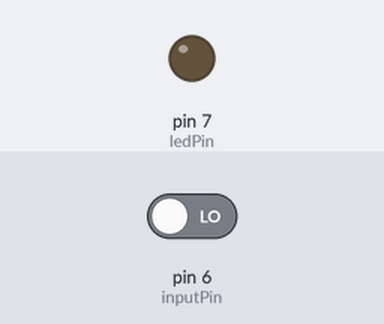
The sketch below on a simulated Arduino Uno, built with avr-gcc and run on an emulated ATmega328P. Parts: output pins drawn as LEDs (lit = HIGH). The inputs (shaded band) are chosen by the test bench; at power-on: pin 6 (inputPin) LOW.

Above: at 1.2 s.
1.3 s: pin 6 (inputPin) driven HIGH
At 2.5 s:
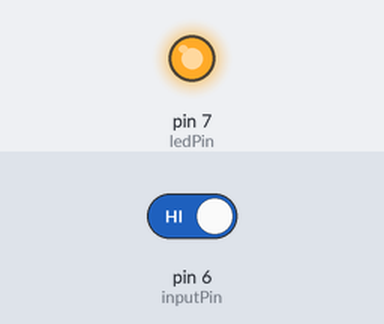
Timing chart, 0 to 4.3 s (numbered marks = the images above; inputs shaded):
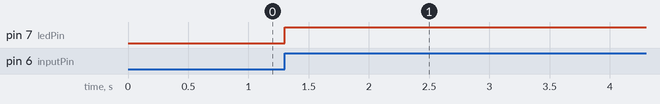

The sketch:

pushButton.ino
```cpp
#define inputPin 6
#define ledPin 7

int check = 0;
int state = 1;
void setup() {
  pinMode(inputPin,INPUT);
  pinMode(ledPin,OUTPUT);
  // put your setup code here, to run once:

}

void loop() {
  int val = digitalRead(inputPin);
  if((val==1)&&(check==0)){
    if(state==1){
      digitalWrite(ledPin,state);
      state =0;
    }else{
      digitalWrite(ledPin,state);
       state=1;
    }
    delay(500);
    check=1;
  }
  else if((val==0)&&(check==1)){
    check=0;
  }

  // put your main code here, to run repeatedly:

}
```

Measured:
- after the input at 1.3 s, pin 7 (ledPin): LOW → HIGH at once
